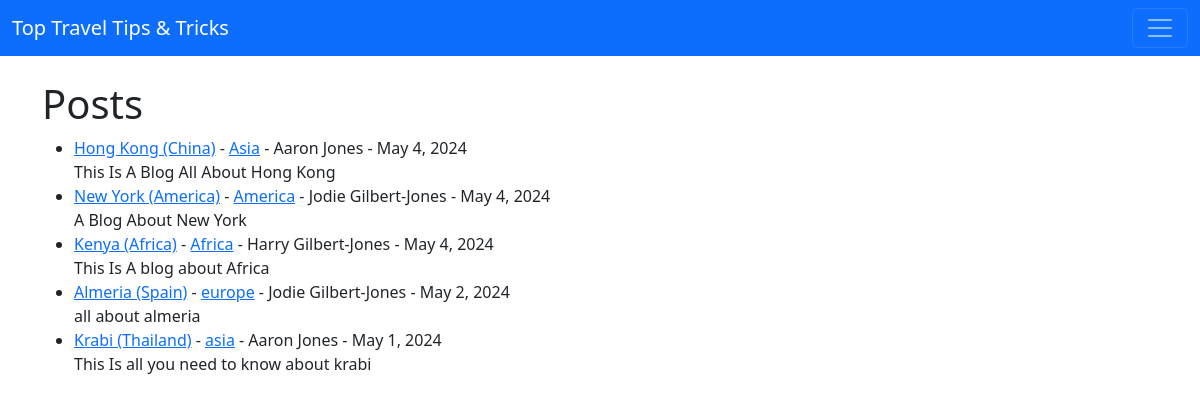
The app's page /view_post/, older data.
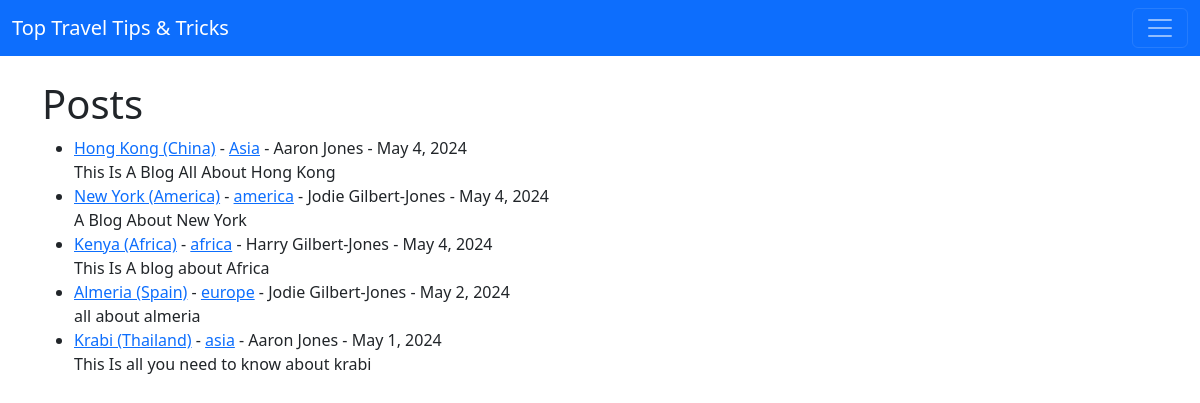
The same page, newer data.
### travel_blog/models.py (models this page shows, shortened)
class Post(models.Model):
    title = models.CharField(max_length=255)
    header_image = models.ImageField(null=True, blank=True, upload_to='images/')
    title_tag = models.CharField(max_length=255)
    author = models.ForeignKey(User, on_delete=models.CASCADE)
    body = RichTextField(blank=True, null=True)
    post_date = models.DateField(auto_now_add=True)
    category = models.CharField(max_length=255)
    snippet = models.CharField(max_length=255)
    likes = models.ManyToManyField(User, related_name='blog_posts')

### travel_blog/views.py (the view)
# urls.py: path('view_post/', PostView.as_view(), name='post_view'),
class PostView(ListView):
    model = Post
    template_name = 'home.html'
    ordering = ['-post_date']
    def get_context_data(self, *args, **kwargs):
        cat_menu = Category.objects.all()
        context = super(PostView, self).get_context_data(*args, **kwargs)
        context["cat_menu"] = cat_menu
        return context

### travel_blog/models.py (called while the page is built)
    def __str__(self):
        return self.name

### travel_blog/templates/home.html (shortened to what this page needs)
{% extends 'base.html' %}
{% block content %}
<h1>Posts</h1>
<ul>
{% for post in object_list %}
<li> <a href="{% url 'article-detail' post.pk %}">{{ post.title }}</a>
    - <a href="{% url 'category' post.category|slugify %}" >{{ post.category }}</a>
     - {{ post.author.first_name }}
      {{ post.author.last_name }}
       - {{ post.post_date }}
</small><br/>
{{ post.snippet }}
</li>
{% endfor %}
</ul>
{% endblock %}

Row changes from the older to the newer data that the page shows:
changed Post "New York (America)": category "America" → "america"
changed Post "Kenya (Africa)": category "Africa" → "africa"
